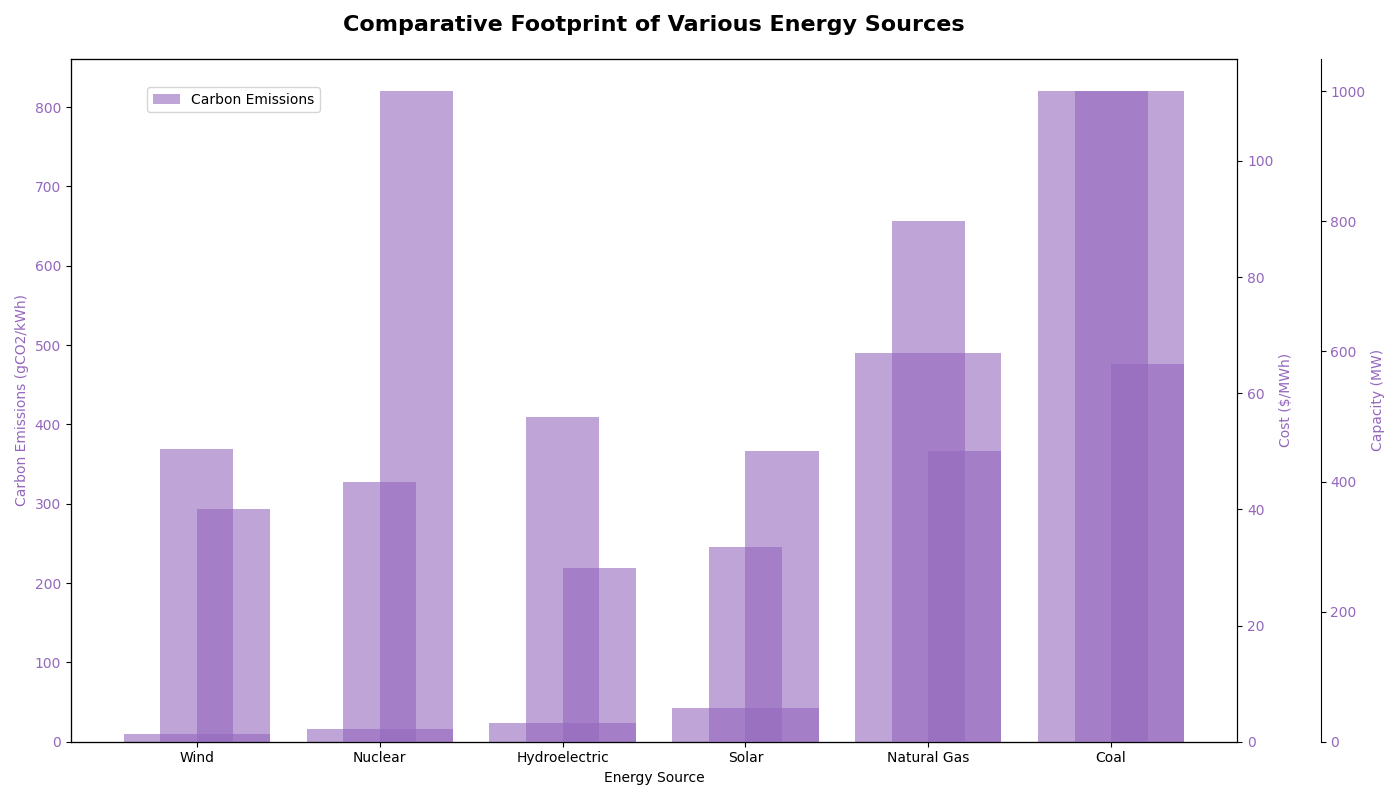

Write the Python code that produced this figure.
import matplotlib.pyplot as plt

energy_sources = ['Wind', 'Nuclear', 'Hydroelectric', 'Solar', 'Natural Gas', 'Coal']
carbon_emissions = [10, 16, 24, 43, 490, 820]  # Sorted in ascending order
cost = [40, 112, 30, 50, 50, 65]  # Reordered to maintain correspondence
capacity = [450, 400, 500, 300, 800, 1000]  # Reordered accordingly

fig, ax1 = plt.subplots(figsize=(14, 8))

single_color = 'tab:purple'
ax1.set_xlabel('Energy Source')
ax1.set_ylabel('Carbon Emissions (gCO2/kWh)', color=single_color)
ax1.bar(energy_sources, carbon_emissions, color=single_color, alpha=0.6, label='Carbon Emissions')
ax1.tick_params(axis='y', labelcolor=single_color)

ax2 = ax1.twinx()
ax2.set_ylabel('Cost ($/MWh)', color=single_color)
ax2.bar(energy_sources, cost, color=single_color, alpha=0.6, width=0.4, align='edge')
ax2.tick_params(axis='y', labelcolor=single_color)

ax3 = ax1.twinx()
ax3.spines['right'].set_position(('outward', 60))
ax3.set_ylabel('Capacity (MW)', color=single_color)
ax3.bar(energy_sources, capacity, color=single_color, alpha=0.6, width=0.4, align='center')
ax3.tick_params(axis='y', labelcolor=single_color)

plt.title('Comparative Footprint of Various Energy Sources', fontsize=16, fontweight='bold', pad=20)
fig.tight_layout()

fig.legend(loc='upper left', bbox_to_anchor=(0.1, 0.9))

plt.show()
